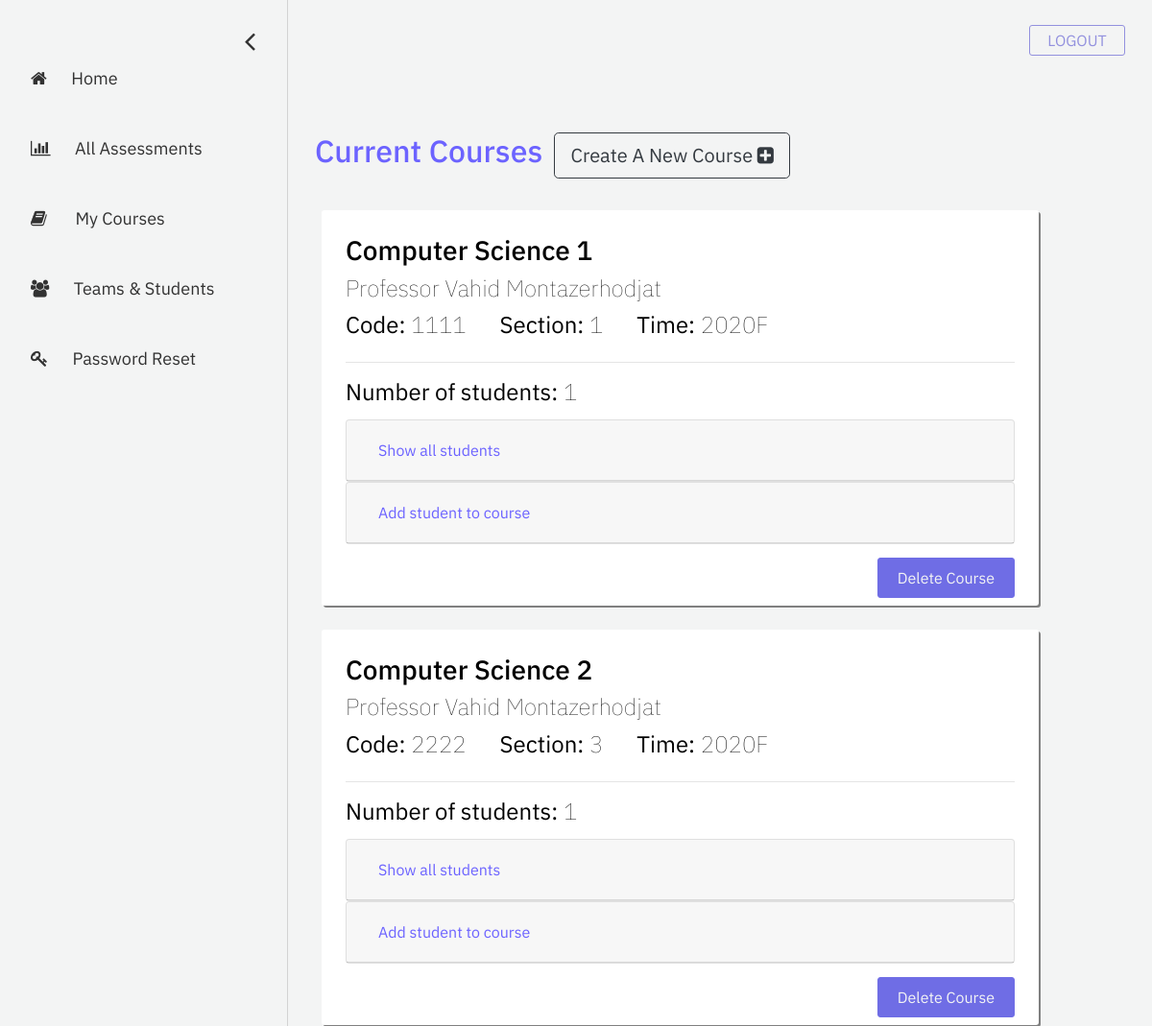
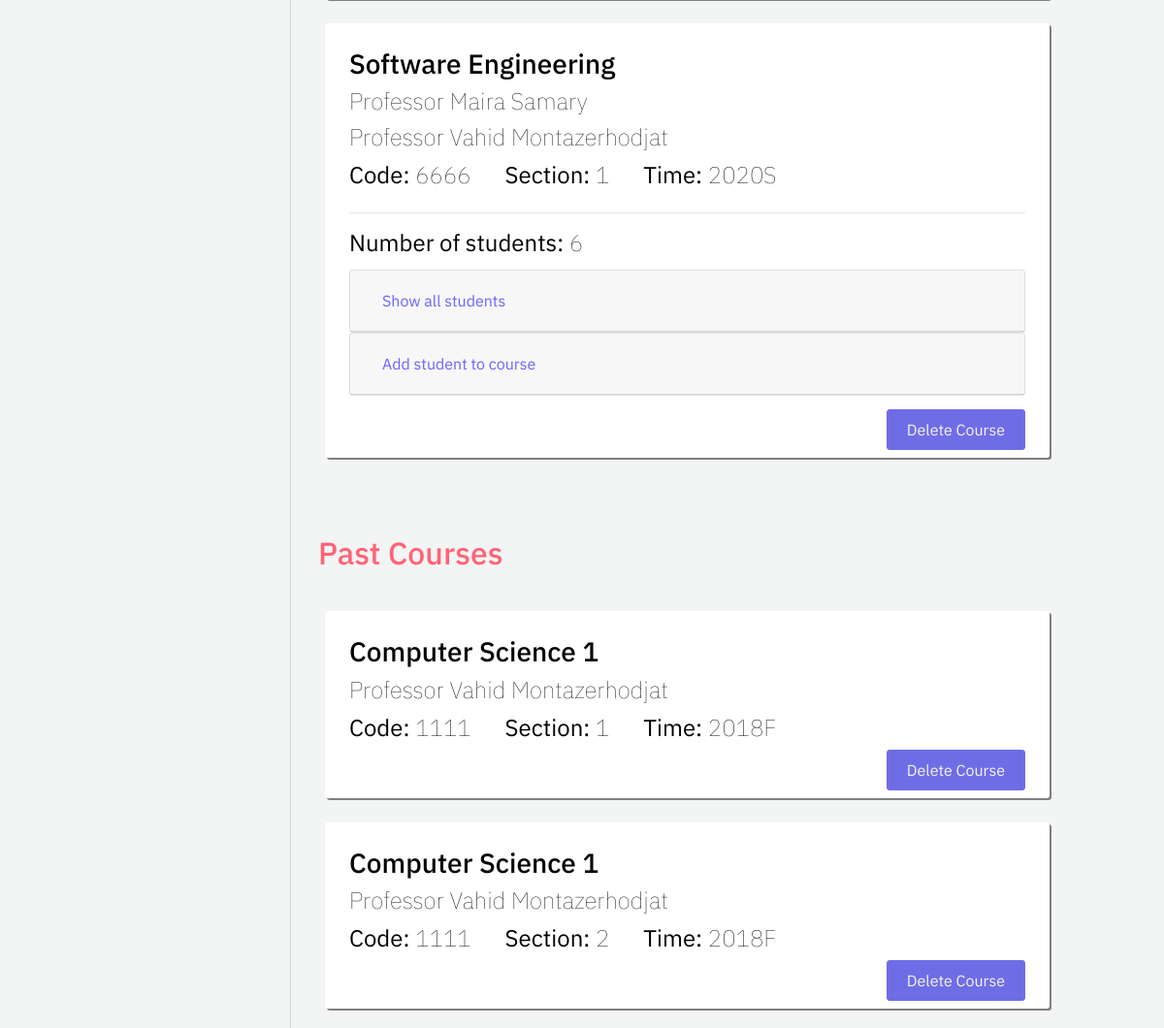
Screenshot of /professor/my-courses (signed in) with the database file from the repository (2 pictures, top to bottom).
### registration/models.py (models this page shows)
class Course(models.Model):
    course_name = models.CharField("course name", max_length=60)
    course_code = models.IntegerField("course code")
    section_number = models.SmallIntegerField("section number")
    year = models.SmallIntegerField("year of realization")
    semester_choices = (
        ('S', 'Spring'),
        ('F', 'Fall'),
    )
    semester = models.CharField("semester of realization", max_length = 1, choices = semester_choices)
    professors = models.ManyToManyField(User)
    students = models.ManyToManyField(User, related_name="students")
    def is_active(self):
        if self.year >= datetime.datetime.now().year: # realization year >= current year
            if self.semester == 'S':
                month = 6
            else:
                month = 12
            if month >= datetime.datetime.now().month: # realization month >= current month
                return True
        return False

### account/models.py (models this page shows, shortened)
class User(AbstractBaseUser, PermissionsMixin):
    email = models.EmailField(
        verbose_name=_('email address'), max_length=255, unique=True
    )
    first_name = models.CharField(_('first name'), max_length=30, blank=True)
    last_name = models.CharField(_('last name'), max_length=150, blank=True)
    eagle_id = models.CharField(max_length = 8)
    is_student = models.BooleanField(
        _('student status'),
        default=False,
        help_text=_(
            'Shows whether this user is a student. '
        ),
    )
    is_instructor = models.BooleanField(
        _('instructor status'),
        default=False,
        help_text=_(
            'Shows whether this user is a instructor. '
        ),
    )
    is_active = models.BooleanField(
        _('active'),
        default=True,
        help_text=_(
            'Designates whether this user should be treated as active. '
            'Unselect this instead of deleting accounts.'
        ),
    )
    is_staff = models.BooleanField(
        _('admin status'),
        default=False,
        help_text=_(
            'Designates whether the user can log into this admin site.'
        ),
    )
    date_joined = models.DateTimeField(
        _('date joined'), default=timezone.now
    )
    objects = UserManager()
    USERNAME_FIELD = 'email'
    REQUIRED_FIELDS = ['first_name', 'last_name', 'eagle_id', 'is_student', 'is_instructor']

### eval_professor/views.py (the view)
# urls.py: path('my-courses', views.my_courses, name='my-courses'),
def my_courses(request):
    course_list = Course.objects.all()
    context = {
        'course_list': course_list,
    }
    return render(request, 'eval_professor/my-courses.html', context = context)

### eval_professor/templates/eval_professor/my-courses.html (shortened to what this page needs)
{% extends 'eval_professor/base-sidebar.html'%}
{% load static %}
{% block content%}
	<div id="main">
		<div class="container">
			<div class="container row">
				<h2 style="color: #6C63FF;">Current Courses</h2>
				<form>
					<button formaction="{% url 'create-new-course' %}" class="btn btn-lg btn-outline-dark" style="margin-left: 5%;">Create A New Course <i class = "fa fa-plus-square"></i></button>
				</form>
			</div>
			{% if course_list %}
					{% for course in course_list|dictsort:"course_code" %}
						{% if request.user in course.professors.all %}
						{% if course.is_active %}
							<div class="column course-box">
								<h3> {{ course.course_name }}</h3>
								{% for prof in course.professors.all|dictsort:"first_name" %}
								<h4> Professor {{ prof.first_name }} {{ prof.last_name }}</h4>
								{% endfor %}
								<div class="row no-gutters" style="padding: 0; top: 0; margin-bottom: 0;">
									<h4> <b>Code:</b> {{ course.course_code }}</h4>
									<h4> <b>Section:</b> {{ course.section_number }}</h4>
									<h4> <b>Time:</b> {{ course.year }}{{ course.semester }}</h4>
								</div>
								<hr>
								<h4> <b>Number of students:</b> {{ course.students.all|length }} </h4>
								<div style="margin-top: 2%; margin-bottom: 2%;">
									<div class="card">
										<div class="card-header" id="headingOne_@{{ course.id }}">
										<h5 class="mb-0">
											<button style="color: #6C63FF;" class="btn btn-link" data-toggle="collapse" data-target="#collapseOne_@{{ course.id }}" aria-expanded="true" aria-controls="collapseOne_@{{ course.id }}">
											Show all students
											</button>
										</h5>
										</div>
									</div>
									<div class="card">
										<div class="card-header" id="headingTwo_@{{ course.id }}">
										<h5 class="mb-0">
											<button style="color: #6C63FF;" class="btn btn-link collapsed" data-toggle="collapse" data-target="#collapseTwo_@{{ course.id }}" aria-expanded="false" aria-controls="collapseTwo_@{{ course.id }}">
											Add student to course
											</button>
										</h5>
										</div>
									</div>
								</div>
								<a class="buttons purple delete-btn float-right" href="{% url 'delete_course' course_id=course.id %}">Delete Course</a>
							</div>
						{% endif %}
						{% endif %}
					{% endfor %}
			{% else %}
				<p>No current courses are available. </p>
			{% endif %}
		</div>
		<div class="container">
			<div class="container row">
				<h2 style="color: rgb(255, 99, 117); margin-top: 5%;">Past Courses</h2>
			</div>
			{% if course_list %}
					{% for course in course_list|dictsort:"course_code" %}
						{% if request.user in course.professors.all %}
						{% if not course.is_active %}
							<div class="column course-box">
										<h3> {{ course.course_name }}</h3>
										{% for prof in course.professors.all|dictsort:"first_name" %}
										<h4> Professor {{ prof.first_name }} {{ prof.last_name }}</h4>
										{% endfor %}
										<div class="row no-gutters" style="padding: 0; top: 0; margin-bottom: 0;">
											<h4> <b>Code:</b> {{ course.course_code }}</h4>
											<h4> <b>Section:</b> {{ course.section_number }}</h4>
											<h4> <b>Time:</b> {{ course.year }}{{ course.semester }}</h4>
										</div>
										<a class="buttons purple delete-btn float-right" href="{% url 'delete_course' course_id=course.id %}">Delete Course</a>
							</div>
						{% endif %}
						{% endif %}
					{% endfor %}
			{% else %}
				<p>No past courses are available. </p>
			{% endif %}
		</div>
	</div>
{% endblock %}

### eval_professor/static/eval_professor/css/base-sidebar.css (style rules this page uses)
body { font-family: 'IBM Plex Sans', sans-serif; background-color: #f3f4f4; }
#main { transition: margin-left .5s; padding: 20px; }
.row { position: relative; top: 20px; padding: 8px; margin-top: 10px; margin-bottom: 45px; }
.buttons { -webkit-border-radius: 3px; -moz-border-radius: 3px; border-radius: 3px; line-height: 0px; color: #f3f4f4; padding: 20px; display: inline-block; cursor: pointer; text-align: center; text-decoration: none; }
.purple { border: 1px solid #6f6de5; background-color: #6f6de5; }

### eval_professor/static/eval_professor/css/my-courses.css (style rules this page uses)
.course-box { width: 90% !important; background-color: white; color: black; padding: 25px; padding-bottom: 50px; margin-right: 15px; margin-top: 25px; border-radius: 3px; box-shadow: 2px 2px grey; }
h4 { font-weight: 80; margin-right: 5%; }

### rows the page displays
Course: course_name "Computer Science 1", course_code "1111", section_number "1", year "2020", semester "F", students.all|length "1"
User: first_name "Vahid", last_name "Montazerhodjat"
Course: course_name "Computer Science 2", course_code "2222", section_number "3", year "2020", semester "F", students.all|length "1"
Course: course_name "Software Engineering", course_code "6666", section_number "1", year "2020", semester "S", students.all|length "6"
User: first_name "Maira", last_name "Samary"
Course: course_name "Computer Science 1", course_code "1111", section_number "1", year "2018", semester "F"
Course: course_name "Computer Science 1", course_code "1111", section_number "2", year "2018", semester "F"
